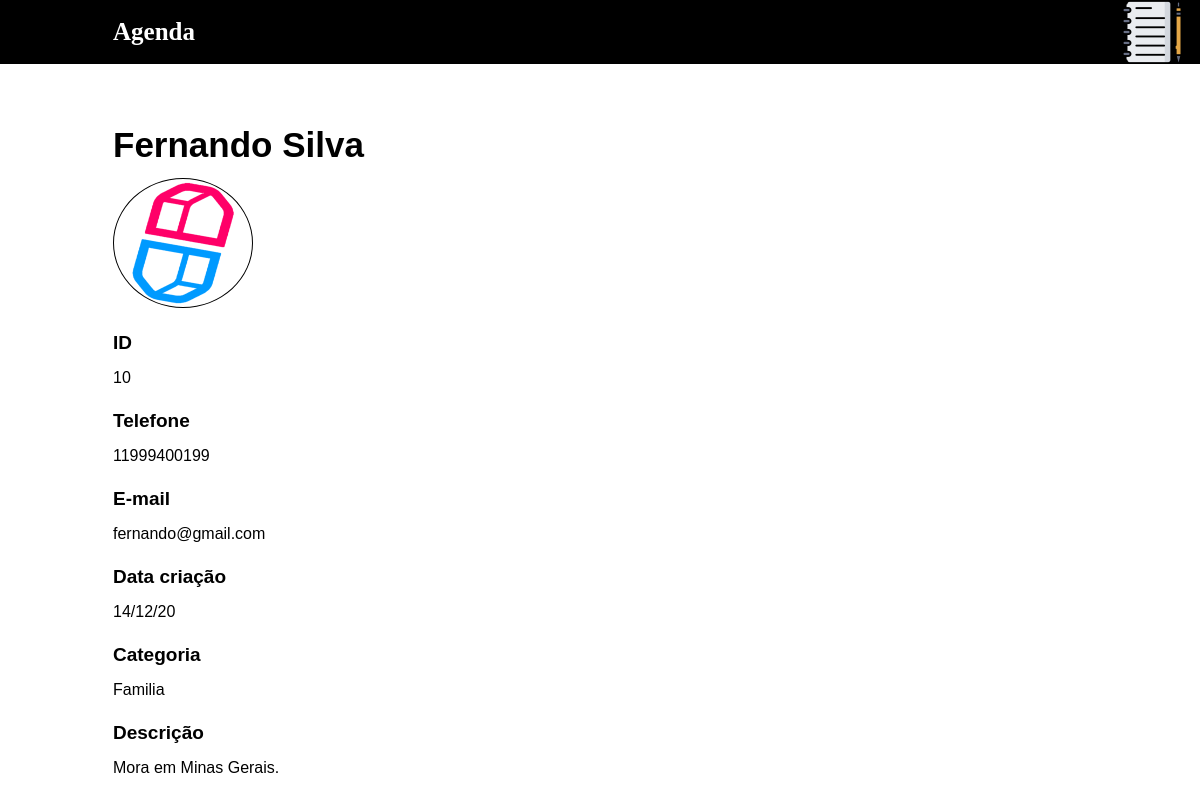
The page /contatos/10 on the database its author committed.
### contatos/models.py (models this page shows, shortened)
class Contato(models.Model):
    nome = models.CharField(max_length=35, blank=False, null=False)
    sobrenome = models.CharField(max_length=35, blank=False, null=False)
    telefone = models.CharField(max_length=30, blank=False, null=False)
    email = models.EmailField(max_length=45, blank=True, null=True)
    data_criacao = models.DateTimeField(default=timezone.now)
    descricao = models.TextField(blank=True)
    categoria = models.ForeignKey(Categoria, on_delete=models.DO_NOTHING)
    imagem = models.ImageField(blank=True, upload_to='imagens/')
    mostrar = models.BooleanField(default=True)

class Categoria(models.Model):
    nome = models.CharField(max_length=35, blank=False, null=False)
    def __str__(self):
        return self.nome

### contatos/views.py (the view)
def detalhe_contato(request, id):
    data = {}
    contato = get_object_or_404(Contato, id=id)
    if not contato.mostrar:
        raise Http404()
    data['contato'] = contato
    return render(request, 'contatos/detalhe.html', data)

### templates/contatos/detalhe.html (shortened to what this page needs)
{% load static %}
<!DOCTYPE html>
<html lang="pt-br">
  <head>
    <link rel="stylesheet" href="{% static 'css/detalhe.css' %}" />
    <link rel="stylesheet" href="{% static 'css/menu.css' %}" />
  </head>
  <body>
    <header>
      <h1>
        <a class="title" href="{% url 'index' %}">Agenda</a>
        <img id="img" src="{% static 'img/caderno.png' %}" alt="Logo-agenda">
      </h1>
    </header>
    <section>
      <h2>{{ contato.nome }} {{ contato.sobrenome }}</h2>
      {% if contato.imagem %}
        <div>
          <img src="{{ contato.imagem.url }}" alt="foto_contato">
        </div>
      {% endif %}
      <dl>
        <dt>ID</dt>
        <dd>{{ contato.id }}</dd>
        <dt>Telefone</dt>
        <dd>{{ contato.telefone}}</dd>
        <dt>E-mail</dt>
        <dd>{{ contato.email}}</dd>
        <dt>Data criação</dt>
        <dd>{{ contato.data_criacao|date:'d/m/y' }}</dd>
        <dt>Categoria</dt>
        <dd>{{ contato.categoria}}</dd>
        <dt>Descrição</dt>
        <dd>
          {{ contato.descricao}}
        </dd>
      </dl>
    </section>
  </body>
</html>

### files/css/detalhe.css (style rules this page uses)
section { font-family: sans-serif; }
h2 { font-size: 35px; padding: .8rem; }
div img { width: 140px; height: 130px; border: 1px solid black; border-radius: 50%; object-fit: fill; margin-left: .6rem; margin-bottom: .5rem; }
dl { padding-left: 1rem; }
dt { font-size: 19px; font-weight: bolder; margin-bottom: .5rem; }
dd { width: 90%; text-align: justify; margin-bottom: 1rem; line-height: 2rem; word-wrap: break-word; }
@media (min-width: 600px) { h2, dl { padding-left: 113px; } }
@media (min-width: 600px) { div img { margin-left: 113px; margin-bottom: 20px; } }
@media (min-width: 600px) { dd { width: 70%; } }

### files/css/menu.css (style rules this page uses)
* { margin: 0; padding: 0; box-sizing: border-box; }
header { background-color: black; }
h1 { display: flex; align-items: center; justify-content: space-between; font-size: 25px; padding-left: 1rem; margin-right: 1rem; margin-bottom: 3rem; color: white; }
.title { color: white; text-decoration: none; }
@media (min-width: 600px) { h1 { padding-left: 113px; } }

### rows shown on the page
Contato: nome "Fernando", sobrenome "Silva", imagem (picture), id "10", telefone "11999400199", email "fernando@gmail.com", data_criacao "14/12/20", categoria "Familia", descricao "Mora em Minas Gerais."
